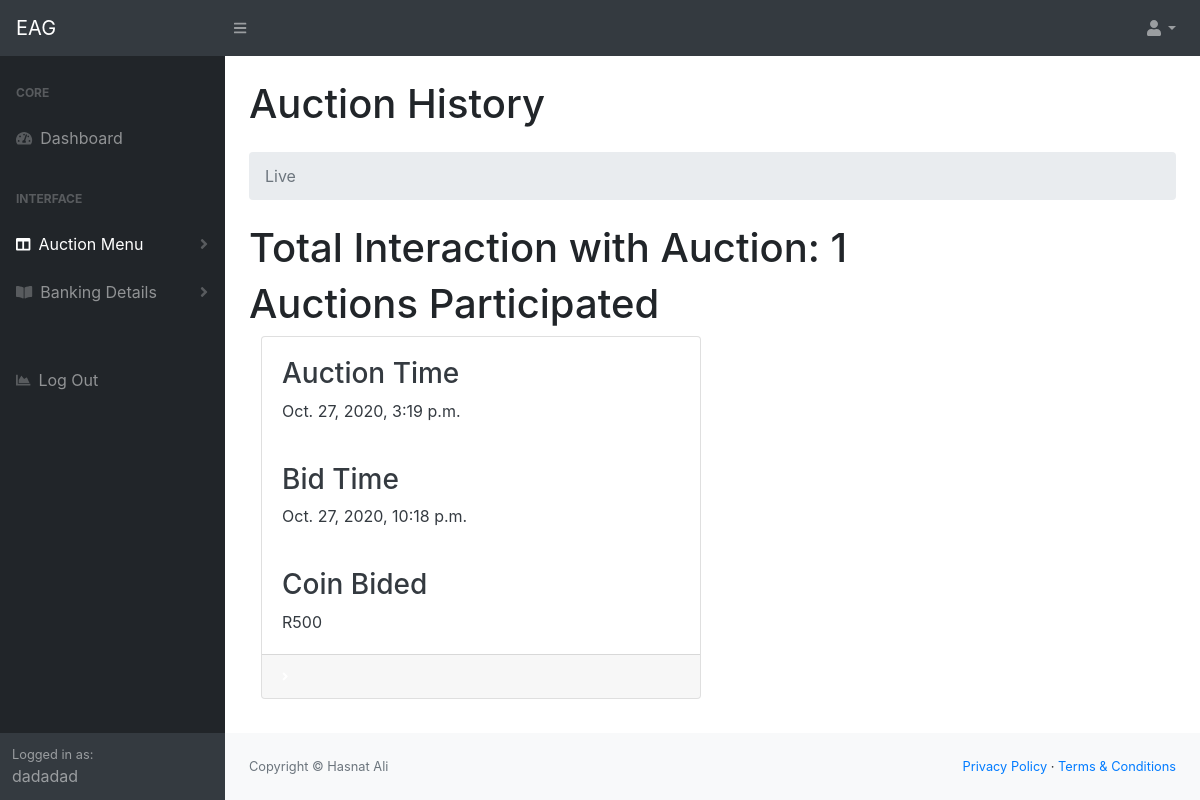
The page /AuctionHistory/ (signed in) on the database as committed earlier.
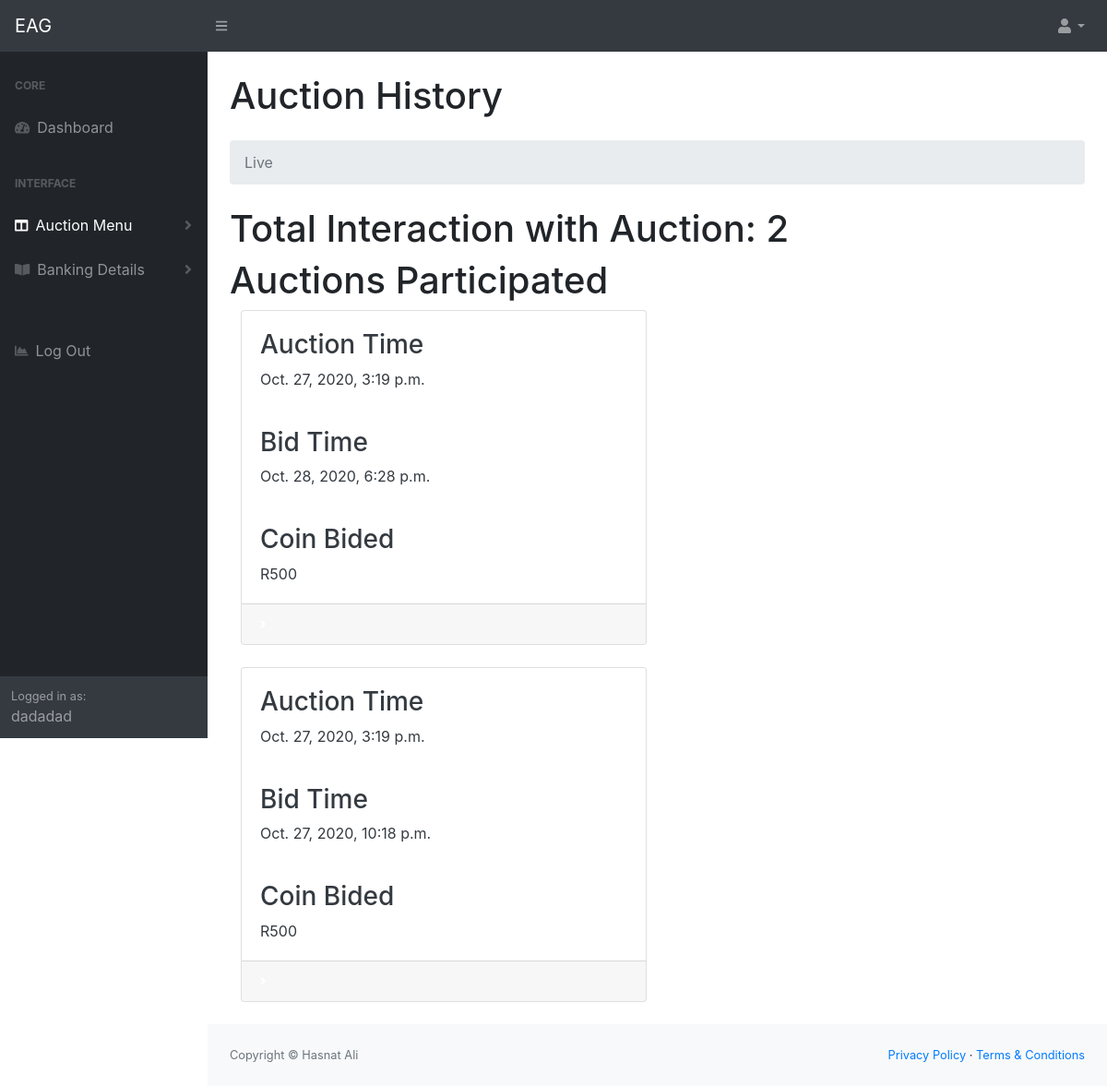
The same page on the database as committed later.
### dashboard/models.py (models this page shows, shortened)
class Bids(models.Model):
    customer = models.ForeignKey(Customer, null=True, on_delete= models.SET_NULL)
    auction = models.ForeignKey(Auction, null=True, on_delete= models.SET_NULL)
    CATEGORY = (
			('500', 'R500'),
			('1000', 'R1000'),
			('2000', 'R2000'),
			('5000', 'R5000'),
			)
    bided =models.CharField(max_length=200, null=True, choices=CATEGORY)
    remainingbid = models.IntegerField(default=0)
    date_created = models.DateTimeField(auto_now_add=True, null=True)

class Auction(models.Model):
    created_by = models.CharField(max_length=200, null=True, blank=True)
    date_created = models.DateTimeField(auto_now_add=True, null=True)

### dashboard/views.py (the view)
# urls.py: path('AuctionHistory/', views.auctionhistory, name="auction_history"),
@login_required(login_url="homepage")
def auctionhistory(request):
    customer = request.user.customer
    bids = customer.bids_set.all().order_by('-date_created')
    totalauctions = bids.count()
    context = {
        'customer': customer,
        'bids': bids,
        'totalauctions': totalauctions,
    }
    return render(request, 'dashboard/dist/AuctionHistory.html', context)

### dashboard/templates/dashboard/dist/AuctionHistory.html (shortened to what the changed rows need)
<!DOCTYPE html>
{% load static %}
<html lang="en">
<head>
    <link href="{%static 'css/styles.css' %}" rel="stylesheet" />
    <link href="https://cdn.datatables.net/1.10.20/css/dataTables.bootstrap4.min.css" rel="stylesheet"
 />
</head>
<body class="sb-nav-fixed">
    <div id="layoutSidenav">
        <div id="layoutSidenav_content">
            <main>
                <div class="container-fluid">
                    <h1 class="mt-4">Auction History</h1>
                    <ol class="breadcrumb mb-4">
                        <li class="breadcrumb-item active">Live</li>
                    </ol>
                    <h1>Total Interaction with Auction: {{totalauctions}}</h1>
                    <h1>Auctions Participated</h1>
                    {% for bid in bids %}
                    <div class="col-lg-6">
                        <div class="card  text-dark mb-4">
                            <div class="card-body">
                                <h3>Auction Time</h3> {{bid.auction.date_created}}
                            </div>
                            <div class="card-body">
                                <h3>Bid Time</h3> {{bid.date_created}}
                            </div>
                            <div class="card-body">
                                <h3>Coin Bided</h3> R{{bid.bided}}
                            </div>
                            <div class="card-footer d-flex align-items-center justify-content-between">
                                <div class="small text-white"><i class="fas fa-angle-right"></i></div>
                            </div>
                        </div>
                    </div>
                    {% endfor %}
            </main>
        </div>
    </div>
</body>
</html>

Rows that differ between the two databases and show on the page:
added Bids: auction.date_created "Oct. 27, 2020, 3:19 p.m.", date_created "Oct. 28, 2020, 6:28 p.m.", bided "500"
Other text that changed with them:
{{ totalauctions }}: "1" → "2"
